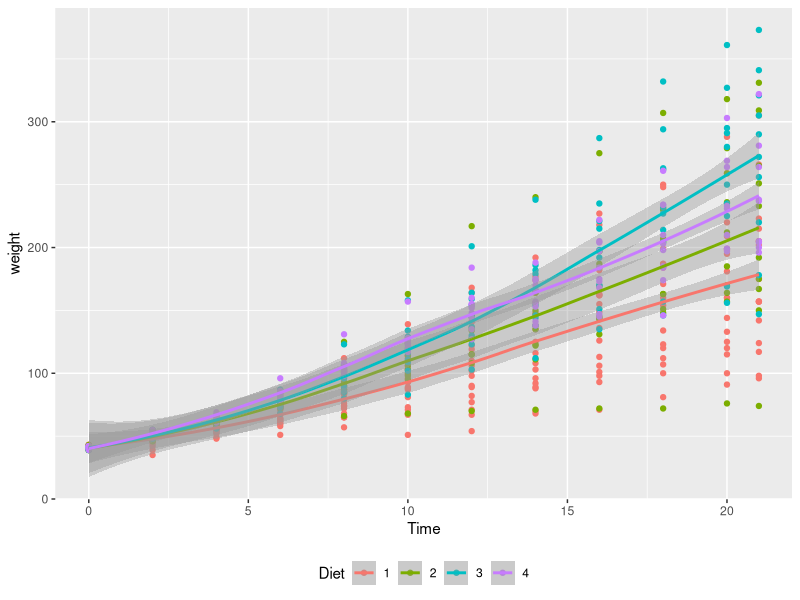

Reproduce this figure in R.
## ---- chunk 1
library(ggplot2)
ChickWeight2 <- ChickWeight
ggplot(ChickWeight2, aes(Time, weight, color = Diet)) +
  geom_point() + geom_smooth() +
  theme(legend.position = 'bottom')
